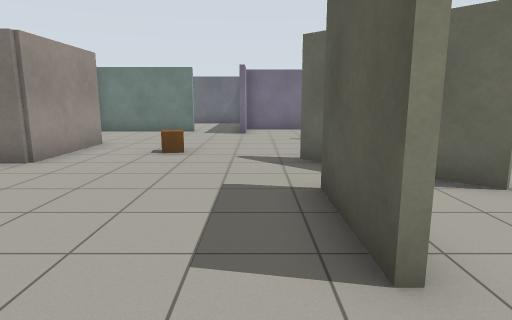
View 1 (above)

19 first-person views from a walk through a Gazebo world. The camera is 1.2 m above the floor, tilts 10° down and sees 75° across. The floor is counted in squares, 1 m on a side. Each view is taken from the middle of a square. On the plan, view 1 faces up. The plan holds only what a view shows up to about 13 squares ahead; the rest is blank.

View 2
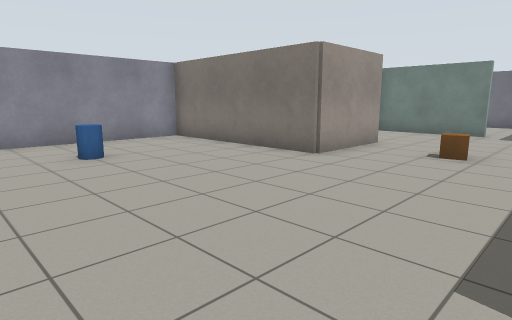

View 3
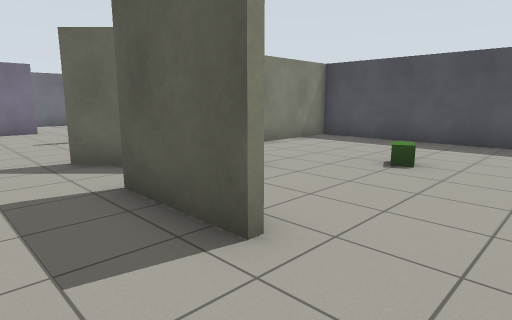

View 4
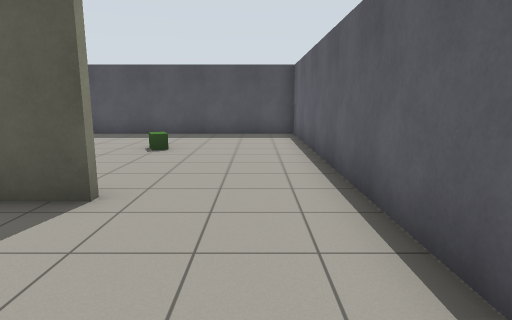

View 5
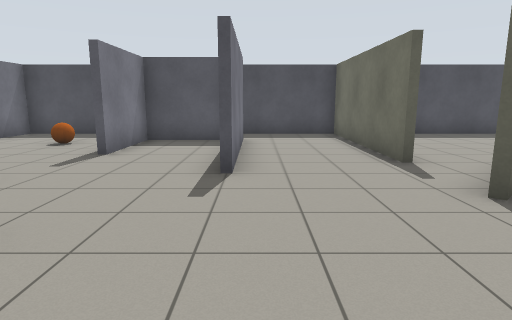

View 6
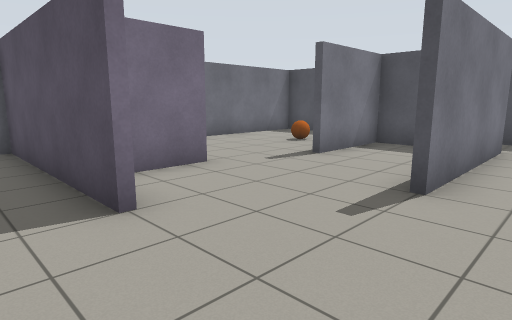

View 7
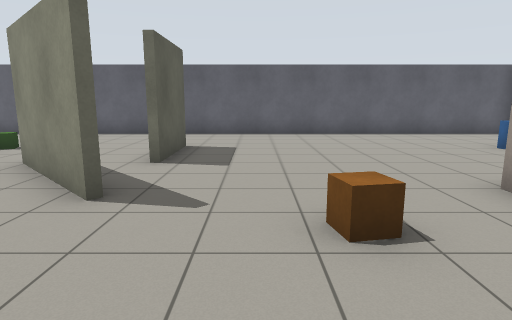

View 8
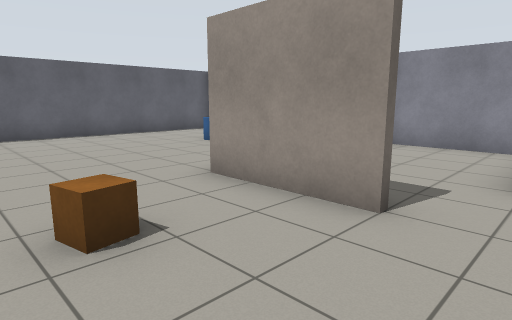

View 9
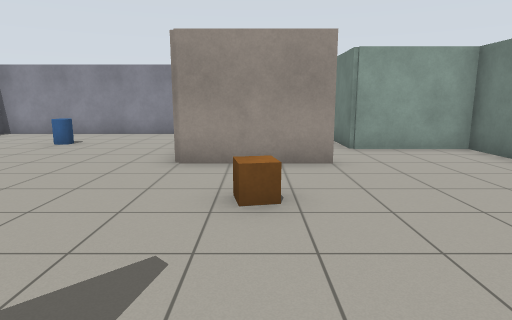

View 10
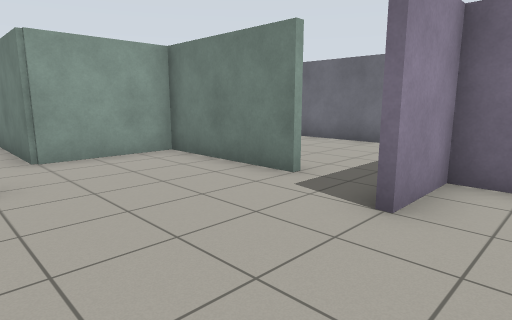

View 11
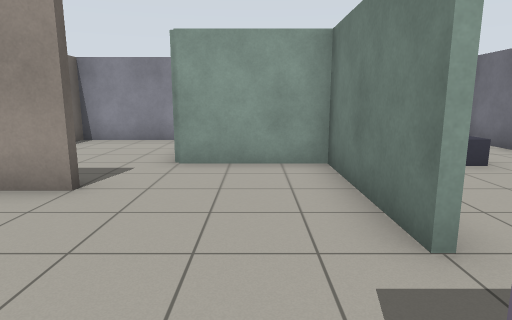

View 12
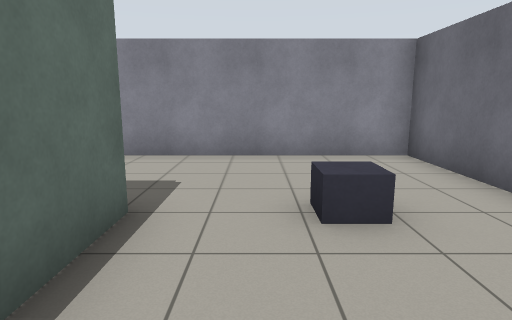

View 13
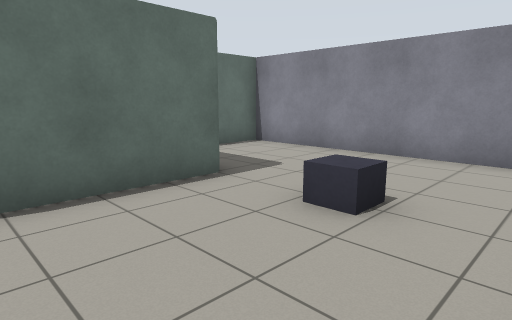

View 14
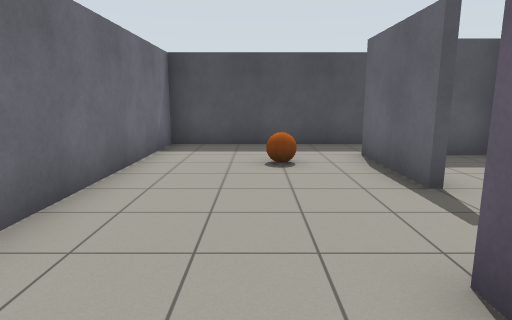

View 15
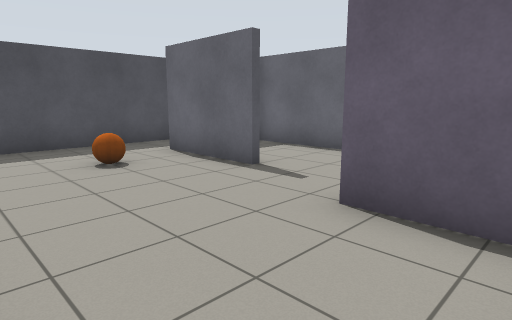

View 16
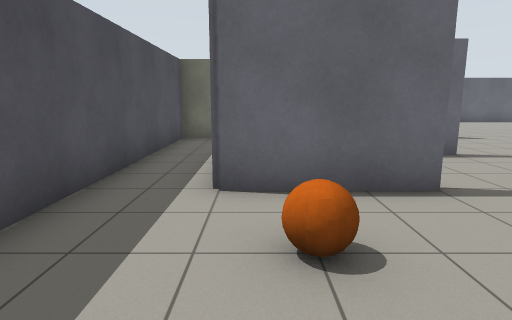

View 17
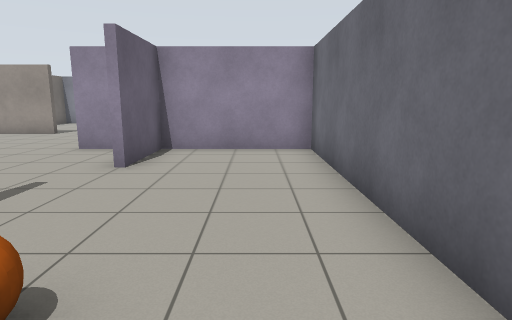

View 18
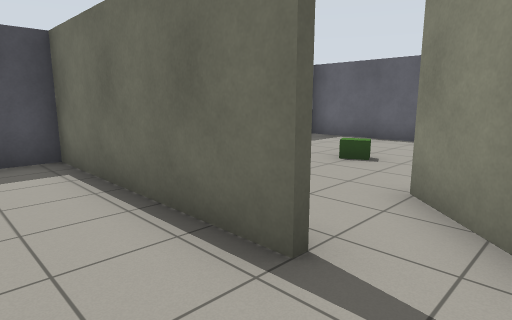

View 19
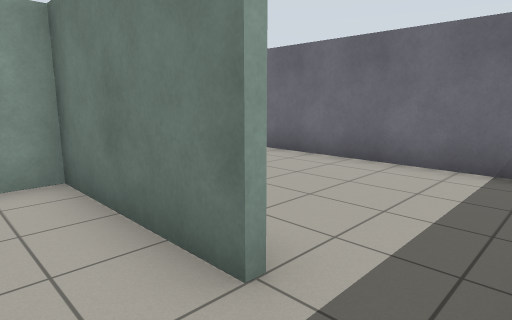

### Floor plan
Ten units are one square. View 1 is at (0, 0); x grows to the right and y downward. Boxes are objects, and circles mark ways between rooms. Rooms are numbered by the first view taken in them; rooms with no view inside come last. Other rooms are left out.
<svg viewBox="-110 -190 210 209">
<path fill="none" stroke="#000" d="M10 -71 36 -45M17 -62 9 -70M34 -71 95 -71M24 -106 74 -106 74 -134 45 -134M35 -44 27 -51M-44 -96 -44 -64 -105 -64M9 -19 9 -45M-6 -124 -6 -136M-24 -134 -64 -134 -64 -104 -99 -104M-5 -146 20 -146M20 -144 -5 -144M44 -136 76 -136M76 -104 25 -104M95 -69 62 -69M-105 -66 -99 -66M-104 -99 -104 14 94 14 94 -184 -10 -184M-4 -185 -4 -125M-66 -136 -35 -136M-10 -184 -104 -184 -104 -106 -89 -106M-6 -136 -6 -185"/>
<rect x="-85" y="-35" width="10" height="20" fill="#bbb"><title>barrel</title></rect>
<rect x="-25" y="-85" width="10" height="10" fill="#bbb"><title>crate</title></rect>
<rect x="45" y="-35" width="20" height="20" fill="#bbb"><title>green box</title></rect>
<rect x="55" y="-165" width="20" height="20" fill="#bbb"><title>orange ball</title></rect>
<rect x="-75" y="-165" width="20" height="10" fill="#bbb"><title>dark grey box</title></rect>
<circle cx="-20" cy="-140" r="3" fill="#2a7"/>
<text x="0" y="-70">1</text>
<text x="-70" y="-160">2</text>
</svg>
Room 1 opens to room 2.

Where each view was taken, in squares from view 1:
view 1: 0 up, 0 right, facing up
view 2: 0 up, 0 right, facing up-left
view 3: 0 up, 1 left, facing up-right
view 4: 0 up, 3 left, facing right
view 5: 10 up, 3 left, facing right
view 6: 9 up, 2 left, facing up-right
view 7: 11 up, 1 left, facing down
view 8: 11 up, 1 left, facing down-left
view 9: 8 up, 2 right, facing left
view 10: 9 up, 1 right, facing up-left
view 11: 12 up, 0 right, facing left
view 12: 15 up, 3 left, facing left
view 13: 18 up, 3 left, facing down-left
view 14: 16 up, 0 right, facing right
view 15: 18 up, 0 right, facing down-right
view 16: 18 up, 7 right, facing down
view 17: 17 up, 8 right, facing left
view 18: 9 up, 2 right, facing down-right
view 19: 12 up, 1 left, facing up-left
